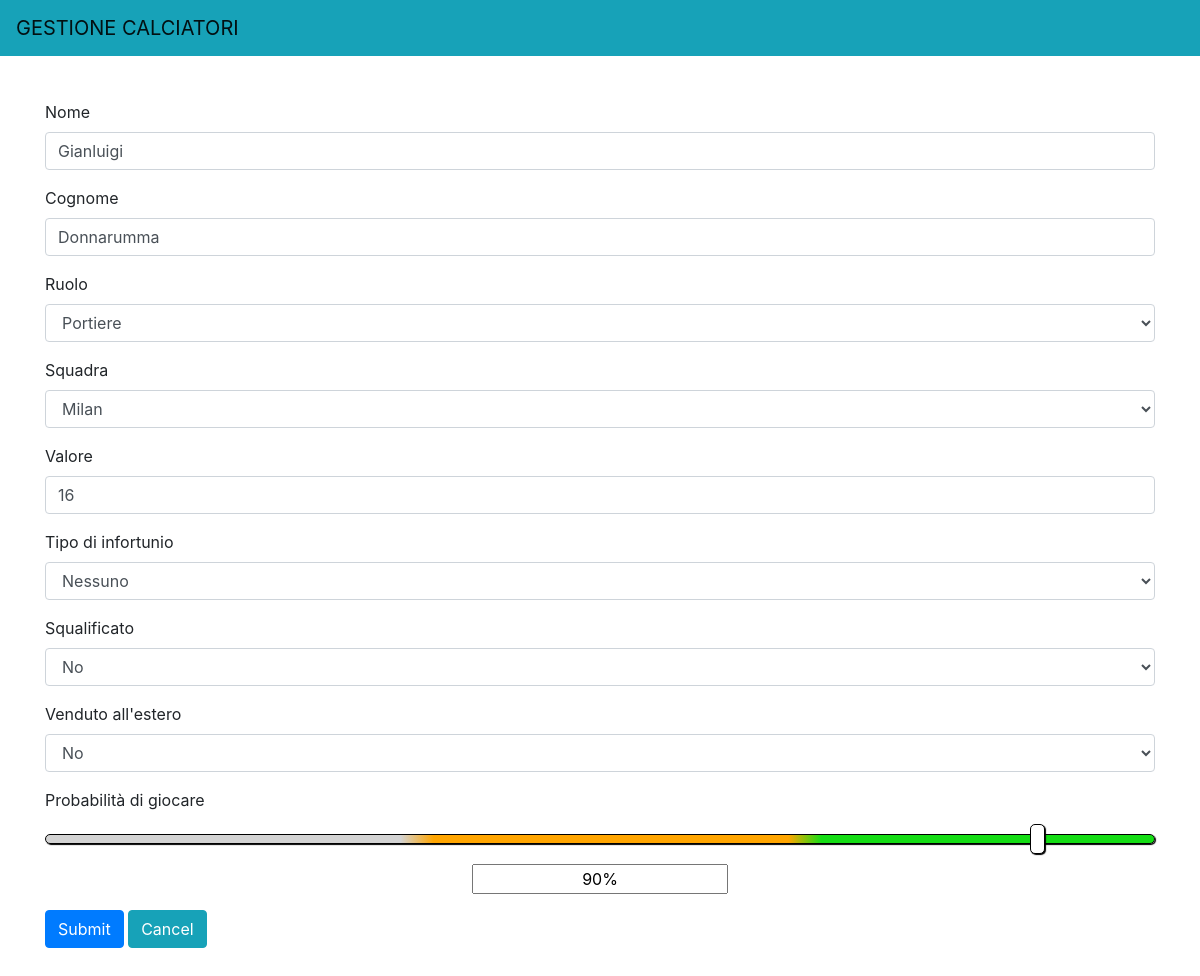
The page /Fantasoccer/GestioneCalciatori/viewCalciatore.update.php?id_calciatore=1 (signed in) on the database its author committed.
### tables this page shows
CREATE TABLE `calciatore` (
  `nome` varchar(100) NOT NULL,
  `cognome` varchar(100) NOT NULL,
  `id_calciatore` int(11) NOT NULL,
  `ruolo` enum('Portiere','Difensore','Centrocampista','Attaccante') NOT NULL,
  `valore` int(11) NOT NULL,
  `infortunatoSCN` enum('S','C','N') NOT NULL,
  `esteroSN` enum('S','N') NOT NULL,
  `squalificatoSN` enum('S','N') NOT NULL,
  `prob_giocare` int(11) NOT NULL,
  `id_squadra_serieA` int(11) NOT NULL
);

CREATE TABLE `squadra_seriea` (
  `id_squadra_serieA` int(11) NOT NULL,
  `nome` varchar(100) NOT NULL,
  `stemma` longblob
);

### Fantasoccer/Fantacalcio.php (called while the page is built, shortened)
<?php
class Fantacalcio
{
    public static function getSquadre(){
		$conn = Database::getConnection();
		$query = "SELECT id_squadra_serieA,nome FROM squadra_seriea";
		$stmt = $conn->prepare($query);
		$stmt->execute();
		$results = $stmt->fetchall();
		if (!empty($results)) {
			foreach($results as $result){
				$squadra = array("id" => $result["id_squadra_serieA"], "nome" => $result["nome"]);
				$list[] = $squadra;
			}
			return $list;
		} else {
			return NULL;
		}
    }
    public static function getCalciatore($id_calciatore){
		$conn = Database::getConnection();
		$query = "SELECT * FROM calciatore WHERE id_calciatore=?";
		$stmt = $conn->prepare($query);
		$stmt->execute(array($id_calciatore));
		$result = $stmt->fetch();
		if (!empty($result)) {
			return $result;
		} else {
			return NULL;
		}
	}
}

### Fantasoccer/GestioneCalciatori/viewCalciatore.update.php (the view, shortened to what this page needs)
<?php
require_once('../Fantacalcio.php');
if(isset($_GET["id_calciatore"]) && !empty($_GET["id_calciatore"])){
    $calciatore=Fantacalcio::getCalciatore($_GET["id_calciatore"]);
}
?>
<!doctype html>
<html lang="it">
<head>
    <link rel="stylesheet" href="../bootstrap-4.3.1/css/bootstrap.min.css">
    <link rel="stylesheet" href="../css/Gestioni.css">
</head>
<body>
    <div class="container">
        <div class="fixed-top">
            <nav class="navbar navbar-light bg-info">
                <a class="navbar-brand" href="#">GESTIONE CALCIATORI</a>
            </nav>
        </div>
        <div style="margin-top:100px">
        <form method="POST" action="./updateCalciatore.php">
            <div class="form-group">
                <label for="inputFirstName">Nome</label>
                <input type="text" class="form-control" id="inputNome" name="nome" <?php echo('value="'.$calciatore["nome"].'"') ?>>
            </div>
            <div class="form-group">
                <label for="inputLastName">Cognome</label>
                <input type="text" class="form-control" id="inputCognome" name="cognome" <?php echo('value="'.$calciatore["cognome"].'"') ?>>
            </div>
            <div class="form-group">
                <label for="inputRuolo">Ruolo</label>
                <select class="form-control" id="inputRuolo" name="ruolo">
                    <option <?php if($calciatore["ruolo"]=="Portiere"){echo('selected');}?>>Portiere</option>
                </select>
            </div>
            <div class="form-group">
                <label for="inputSquadra">Squadra</label>
                <select class="form-control" id="inputSquadra" name="id_squadra_serieA">
                    <?php
                        $list = Fantacalcio::getSquadre();
                        if (!(is_null($list)))  {
                            foreach ($list as $squadra) {
                                echo '<option value="'.$squadra["id"].'"';
                                if($calciatore["id_squadra_serieA"]==$squadra["id"]){echo('selected');}
                                echo '>'.ucwords($squadra["nome"]).'</option>';
                            }
                        }
                    ?>
                </select>
            </div>
            <div class="form-group">
                <label for="inputValore">Valore</label>
                <input type="number" class="form-control" id="inputValore" name="valore" min="1" <?php echo('value="'.$calciatore["valore"].'"') ?>>
            </div>
            <div class="form-group">
                <label for="inputInfortunio">Tipo di infortunio</label>
                <select class="form-control" id="inputInfortunio" name="infortunatoSCN">
                    <option value="N" <?php if($calciatore["infortunatoSCN"]=="N"){echo('selected');}?>>Nessuno</option>
                </select>
            </div>
            <div class="form-group">
                <label for="inputSqualifica">Squalificato</label>
                <select class="form-control" id="inputSqualifica" name="squalificatoSN">
                    <option value="N" <?php if($calciatore["squalificatoSN"]=="N"){echo('selected');}?>>No</option>
                </select>
            </div>
            <div class="form-group">
                <label for="inputEstero">Venduto all'estero</label>
                <select class="form-control" id="inputEstero" name="esteroSN">
                    <option value="N" <?php if($calciatore["esteroSN"]=="N"){echo('selected');}?>>No</option>
                </select>
            </div>
            <div class="form-group">
                <label for="inputProb_giocare">Probabilità di giocare</label>
                <input type="range" class="form-range" min="0" max="100" step="5" oninput="updateTextInput(this.value);" onchange="updateTextInput(this.value);" name="prob_giocare" id="inputProb_giocare" <?php echo('value='.$calciatore["prob_giocare"]) ?>>
                <div class="d-flex justify-content-center"><input class="percentage" type="text" id="textInput" <?php echo('value="'.$calciatore["prob_giocare"].'%"') ?> readonly></div>
            </div>
            <button type="submit" class="btn btn-primary">Submit</button>
            <a href="./index.php" class="btn btn-info">Cancel</a>
        </form>
        <br><br>
    </div>
</body>
</html>

### Fantasoccer/css/Gestioni.css (style rules this page uses)
input[type=range] { height: 38px; -webkit-appearance: none; margin: 0px; width: 100%; }
.percentage { text-align: center; }

### rows shown on the page
calciatore: nome "Gianluigi", cognome "Donnarumma", ruolo "Portiere", id_squadra_serieA "Milan", valore "16", infortunatoSCN "Nessuno", squalificatoSN "No", esteroSN "No", prob_giocare "90", prob_giocare "90%"
